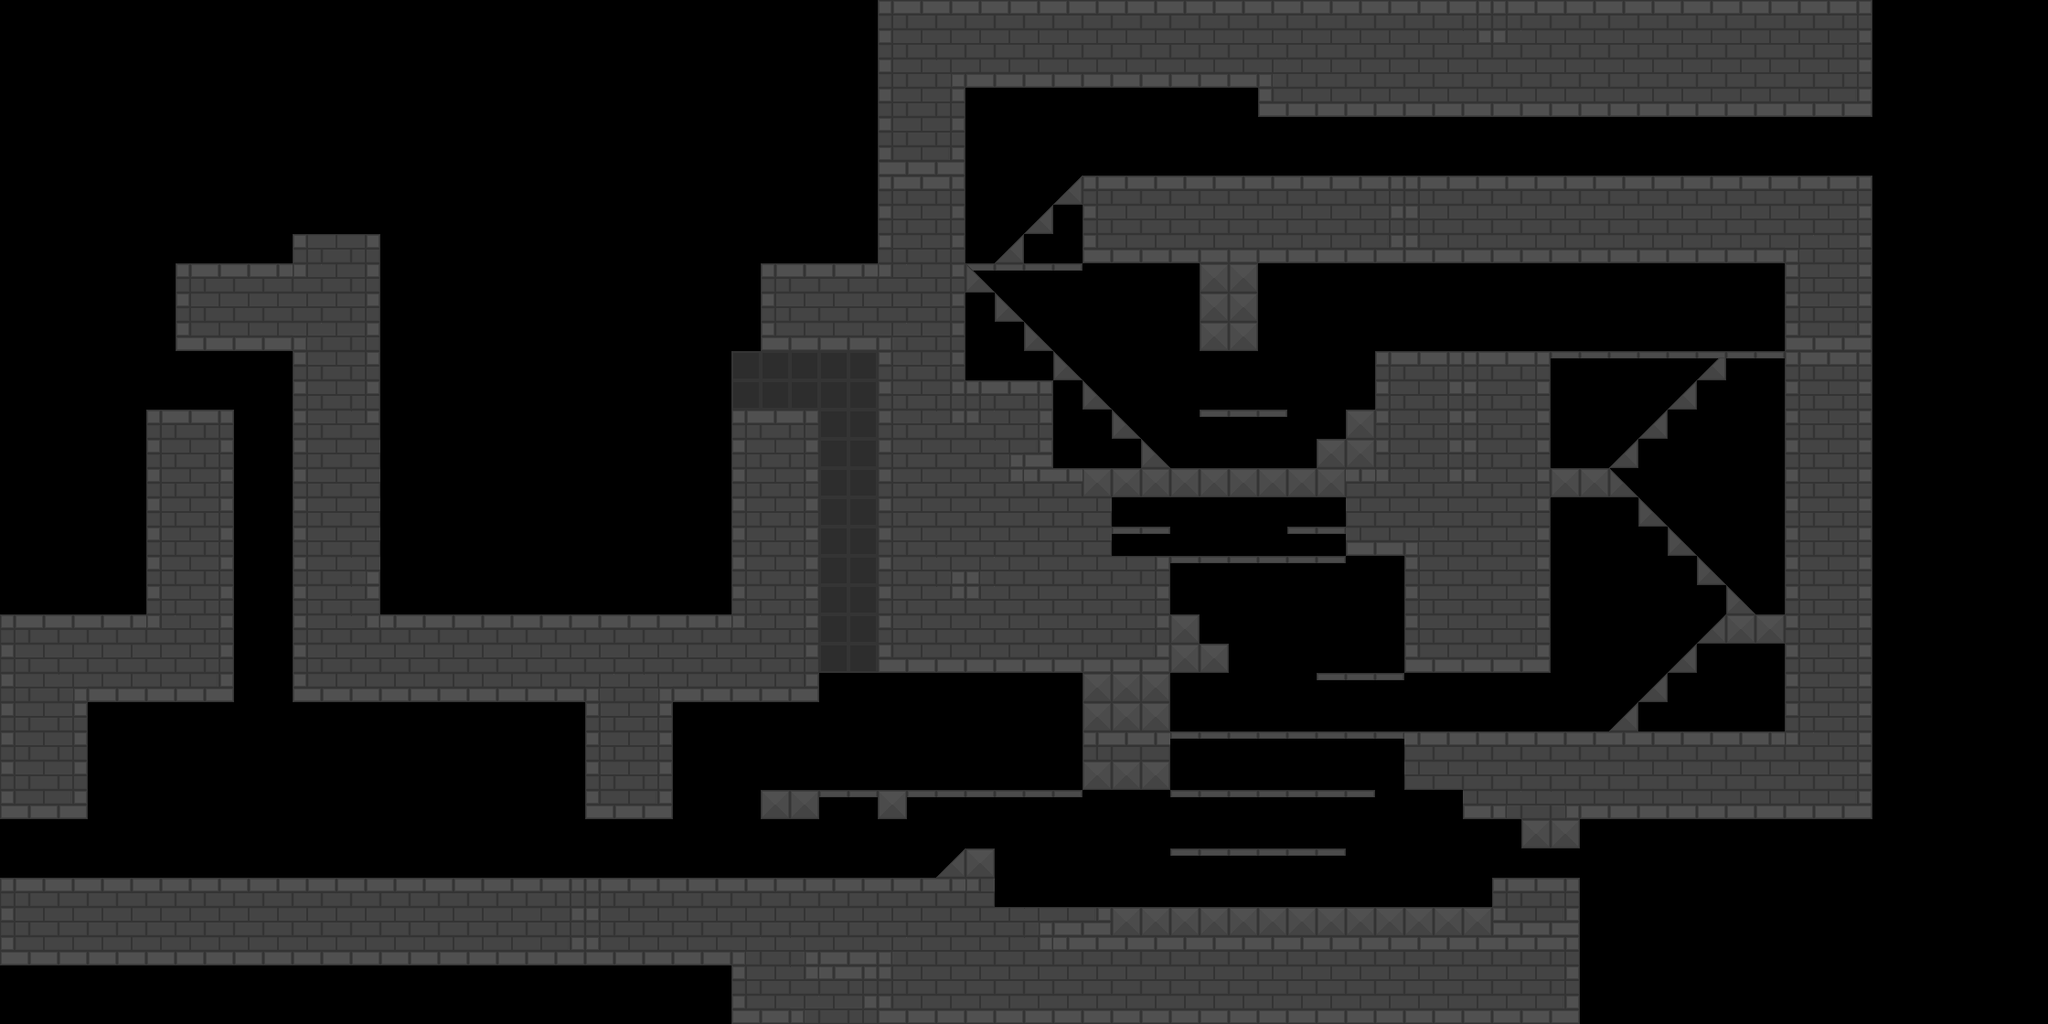

Rendered tile map (Tiled .tmx) drawn with the repository's tilesets; below, a short description and the map source with its tile grids summarised:
An orthogonal 70x35 tile map with 32x32 px tiles, 5 tile layers (Background1, Background2, Background3, Foreground1, ...) and 26 objects.

<map version="1.0" tiledversion="1.1.4" orientation="orthogonal" renderorder="right-down" width="70" height="35" tilewidth="32" tileheight="32" infinite="0" nextobjectid="49">
 <properties>
  <property name="unity:scale" value="0.03125" />
 </properties>
 <tileset firstgid="1" source="../../Tilesets/Example.tsx" />
 <layer name="Background1" width="70" height="35">
  <properties>
   <property name="unity:sortingOrder" type="int" value="-3" />
  </properties>
  <data>[2450 cells, 5 non-empty, 1 distinct tile ids]</data>
 </layer>
 <layer name="Background2" width="70" height="35">
  <properties>
   <property name="unity:sortingOrder" type="int" value="-2" />
  </properties>
  <data>[2450 cells, 11 non-empty, 2 distinct tile ids]</data>
 </layer>
 <layer name="Background3" width="70" height="35">
  <properties>
   <property name="unity:sortingOrder" type="int" value="-1" />
  </properties>
  <data>[2450 cells, 28 non-empty, 1 distinct tile ids]</data>
 </layer>
 <layer name="Foreground1" width="70" height="35">
  <properties>
   <property name="unity:sortingOrder" type="int" value="3" />
  </properties>
  <data>[2450 cells, 977 non-empty, 17 distinct tile ids]</data>
 </layer>
 <layer name="Foreground2" width="70" height="35">
  <properties>
   <property name="unity:sortingOrder" type="int" value="4" />
  </properties>
  <data>[2450 cells, 15 non-empty, 2 distinct tile ids]</data>
 </layer>
 <objectgroup name="walls">
  <properties>
   <property name="unity:layer" value="Obstacle" />
  </properties>
  <object id="12" x="832" y="384">
   <polyline points="0,0 128,0 128,352 448,352 448,224 384,224 384,160 640,160 640,224 704,224 704,352 864,352 864,160 928,160 928,128 864,128 864,0 672,0 672,64 640,64 640,96 608,96 608,128 320,128 320,64 320,64 320,32 224,32 224,-288 544,-288 544,-256 1216,-256 1216,-384" />
  </object>
  <object id="13" x="2048" y="192">
   <polyline points="0,0 -864,0 -864,96 -96,96 -96,480 -160,480 -160,512 -96,512 -96,608 -512,608 -512,672 -448,672 -448,704 -384,704 -384,736 -320,736 -320,768 -416,768 -416,800" />
  </object>
  <object id="29" x="1376" y="992">
   <polyline points="256,0 -288,0 -288,0 -288,-64 -320,-64 -352,-32 -1376,-32 -1376,-96 -1280,-96 -1280,-224 -1120,-224 -1120,-544 -1216,-544" />
  </object>
  <object id="30" x="192" y="384">
   <polyline points="0,0 128,0 128,384 448,384 448,512 544,512 544,384 704,384 704,64 608,64" />
  </object>
  <object id="34" x="1280" y="672">
   <polyline points="0,0 32,0 32,32 64,32 64,64 0,64" />
  </object>
  <object id="35" x="1280" y="800">
   <polyline points="0,-64 0,64 -96,64 -96,0 -96,-64" />
  </object>
  <object id="36" x="992" y="864">
   <polyline points="0,0 0,32 -32,32 -32,0 0,0" />
  </object>
  <object id="37" x="832" y="864">
   <polyline points="0,0 0,32 64,32 64,0 0,0" />
  </object>
  <object id="48" x="1376" y="288">
   <polyline points="0,0 0,96 -64,96 -64,0" />
  </object>
 </objectgroup>
 <objectgroup name="JumpThru">
  <properties>
   <property name="unity:layer" value="Obstacle" />
   <property name="unity:tag" value="JumpThru" />
  </properties>
  <object id="22" x="1760" y="800">
   <polyline points="0,0 128,-128" />
  </object>
  <object id="23" x="1920" y="672">
   <polyline points="0,0 -160,-160" />
  </object>
  <object id="24" x="1760" y="512">
   <polyline points="0,0 128,-128" />
  </object>
  <object id="25" x="1952" y="384">
   <polyline points="0,0 -256,0" />
  </object>
  <object id="26" x="1280" y="512">
   <polyline points="0,0 -224,-224" />
  </object>
  <object id="27" x="1056" y="288">
   <polyline points="0,0 128,0" />
  </object>
  <object id="28" x="1088" y="288">
   <polyline points="0,0 96,-96" />
  </object>
  <object id="38" x="1472" y="736">
   <polyline points="-32,0 64,0" />
  </object>
  <object id="39" x="1472" y="608">
   <polyline points="0,0 -192,0" />
  </object>
  <object id="40" x="1280" y="800">
   <polyline points="0,0 256,0" />
  </object>
  <object id="41" x="1536" y="864">
   <polyline points="-32,0 -256,0" />
  </object>
  <object id="42" x="1280" y="928">
   <polyline points="0,0 192,0" />
  </object>
  <object id="43" x="1472" y="576">
   <polyline points="0,0 -64,0" />
  </object>
  <object id="44" x="1280" y="576">
   <polyline points="0,0 -64,0" />
  </object>
  <object id="45" x="1120" y="864">
   <polyline points="64,0 -128,0" />
  </object>
  <object id="46" x="1376" y="448">
   <polyline points="32,0 -64,0" />
  </object>
  <object id="47" x="896" y="864">
   <polyline points="0,0 64,0" />
  </object>
 </objectgroup>
</map>
